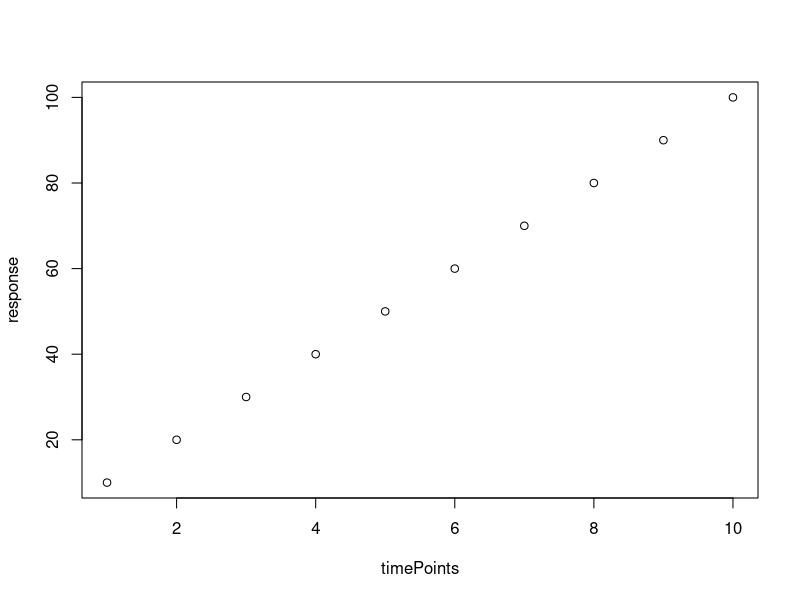

Write R code to recreate this figure. (Note: this script raises an error after producing the figure.)
## ---- chunk 1
timePoints  <- 1:10
response    <- 1:10 * 10

plot(timePoints, response)

jitter    <- rnorm(10, 10)
response  <- (1:10 * 10) + jitter
d         <- data.frame(timePoints = timePoints, response = response)

p <- ggplot(d, aes(timePoints, response) ) + geom_point()
print(p)

fit <- lm(response ~ timePoints, d)
summary(fit)
coefficients(fit)

intercept <- coefficients(fit)[1]
slope     <- coefficients(fit)[2]

model <- function(t) { (slope * t) + intercept }
print(p + geom_abline(slope = slope, intercept = intercept, color = "lightblue" ) )

ggplot(diamonds, aes( clarity, price) ) + geom_boxplot()
ggplot(diamonds, aes( price, fill = clarity) ) + geom_density(alpha = 0.5)
aov( price ~ color, diamonds )
